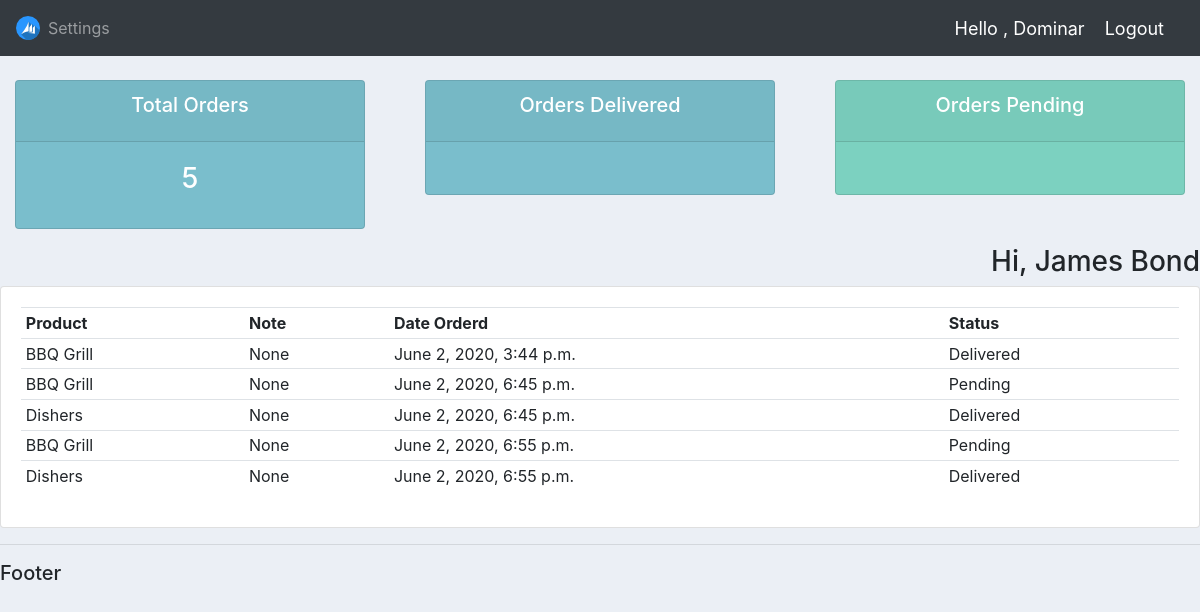
The app's page /user/ (signed in) with its own data.
### accounts/models.py (models this page shows)
class Customer(models.Model):
    user    = models.OneToOneField(User,null=True,on_delete=models.CASCADE)
    name    = models.CharField(max_length=200,null=True)
    phone   = models.CharField(max_length=200,null=True)
    email   = models.CharField(max_length=200,null=True)
    profile_pic = models.ImageField(null=True,blank=True)
    date_created = models.DateTimeField(auto_now_add=True)
    def __str__(self):
        return self.name

class Order(models.Model):
    STATUS = (
            ('Pending','Pending'),
            ('Out for Delivery','Out for Delivery'),
            ('Delivered','Delivered'),
            )
    customer = models.ForeignKey(Customer,null=True,on_delete=models.SET_NULL)
    product  = models.ForeignKey(Product,null=True,on_delete=models.SET_NULL)
    date_created = models.DateTimeField(auto_now_add=True,null=True)
    status       = models.CharField(max_length=200,null=True,choices=STATUS)
    note         = models.CharField(max_length=1000,null=True)
    def __str__(self):
        return self.product.name

class Product(models.Model):
    CATEGORY = (
            ('Indoor','Indoor'),
            ('Out Door','Out Door'),
            )
    name        = models.CharField(max_length=200,null=True)
    price       = models.FloatField(null=True)
    category    = models.CharField(max_length=200,null=True,choices=CATEGORY)
    description = models.CharField(max_length=200,null=True,blank=True)
    date_created= models.DateTimeField(auto_now_add=True,null=True)
    tags = models.ManyToManyField(Tag)
    def __str__(self):
        return self.name

### accounts/decorators.py (the view)
        def wrapper_func(request,*args,**kwargs):
            group = None
            if request.user.groups.exists():
                group = request.user.groups.all()[0].name
            if group in allowed_roles:
                return view_func(request,*args,**kwargs)
            else:
                return HttpResponse('You are not authorized to view this page!')

### accounts/views.py (called while the page is built)
@login_required(login_url='login')
@allowed_user(allowed_roles=['customer'])
def userPage(request):
    orders = request.user.customer.order_set.all()
    total_orders = orders.count()
    delivered = Order.objects.all().filter(status='Delivered').count()
    pending   = orders.filter(status='Pending').count()
    print(orders)
    context = {'orders':orders,'total_orders':total_orders,'delivered':delivered,'pending':pending}
    return render(request,'accounts/user.html',context)

### accounts/templates/accounts/user.html
{% extends 'accounts/main.html' %}
{% block content %}
{% include 'accounts/status.html' %}
<h3 style="text-align: right;"> Hi, {{ request.user.customer }}</h3>
<div class="row">
	<div class="col-md">
		<div class="card card-body">
			<table class="table table-sm">
				<tr>
					<th>Product</th>
					<th>Note</th>
					<th>Date Orderd</th>
					<th>Status</th>
				</tr>
				{% for order in orders %}
				<tr>
					<td>{{order.product}}</td>
					<td>{{order.note}}</td>
					<td>{{order.date_created}}</td>
					<td>{{order.status}}</td>
				</tr>
				{% endfor %}
			</table>
		</div>
	</div>
</div>
{% endblock %}

### accounts/templates/accounts/navbar.html (shortened to what this page needs)
{% load static %}
<nav class="navbar navbar-expand-lg navbar-dark bg-dark">
    <img src="{% static 'images/crm.png' %}">
    <div class="collapse navbar-collapse" id="navbarNav">
      <ul class="navbar-nav">
        {% if request.user.is_staff %}
          <li class="nav-item active">
            <a class="nav-link" href="{% url 'home' %}">Dashboard </a>
          </li>
          <li class="nav-item">
            <a class="nav-link" href="{% url 'products' %}">Products</a>
          </li>
          {% else%}
          <li class="nav-item">
            <a class="nav-link" href="{% url 'settings' %}">Settings</a>
          </li>
        {% endif %}
      </ul>
    </div>
    <span class="hello-msg" style="text-align: left;">Hello , {{ request.user }}</span>
    <span><a class="hello-msg" href="{% url 'logout' %}">Logout</a></span>
  </nav>

### static/css/main.css (style rules this page uses)
body { background-color:#ebeff5; }

### accounts/templates/accounts/navbar.html (style rules this page uses)
.hello-msg { font-size: 18px; color: #fff; margin-right: 20px; }

### records on screen
Order: product "BBQ Grill", note "None", date_created "June 2, 2020, 3:44 p.m.", status "Delivered"
Order: product "BBQ Grill", note "None", date_created "June 2, 2020, 6:45 p.m.", status "Pending"
Order: product "Dishers", note "None", date_created "June 2, 2020, 6:45 p.m.", status "Delivered"
Order: product "BBQ Grill", note "None", date_created "June 2, 2020, 6:55 p.m.", status "Pending"
Order: product "Dishers", note "None", date_created "June 2, 2020, 6:55 p.m.", status "Delivered"

### other values on screen
{{ request.user }} "Dominar"
{{ total_orders }} "5"
{{ request.user.customer }} "James Bond"
